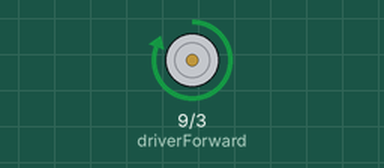
This sketch was run on a simulated Arduino Uno, built with avr-gcc and run on an emulated ATmega328P. Shown: motor-driver pin pairs drawn as motors (green arrow = first pin HIGH = forward, orange = second pin HIGH = backward, longer = more drive, scaled by the enable pin).

Above: at 1.0 s.
At 3.0 s:
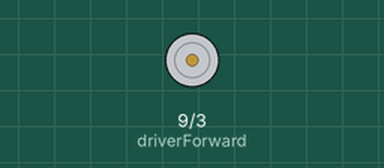
At 11.2 s:
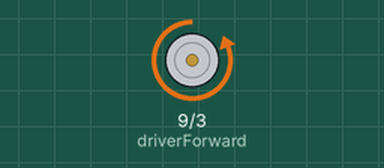
Timing chart, 0 to 15.9 s (numbered marks = the images above):
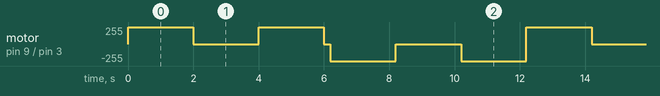

Measured:
- by itself, motor on pin 9 (driverForward) / pin 3 (driverBackward): repeats every 12.2 s: stopped 2.0 s, forward 255/255 2.0 s, stopped 0.20 s, backward 255/255 2.0 s, stopped 2.0 s, backward 255/255 2.0 s, forward 255/255 2.0 s

The sketch:

MotorDriverExample-Dec-11-CLASSWORK.ino
```cpp
int driverForward = 9; //This is the 2nd pin on the L293D driver module, TX instruments label this as 'in1' which i've put as the 'forward direction'. This should turn the motor one way.
int driverBackward = 3; //This is the 7th pin on the L293D driver module, TX instruments labels this as 'in2' which i've put as the 'backward direction' This should turn the motor the other way.
int driverEnaPin = 5; //This is the 'ENA1' pin on the L293D driver module (first pin), used to enable the driver and allow the motor to move.


void setup() {
  // put your setup code here, to run once:
  pinMode(driverForward, OUTPUT); //sets all of these digital pins to output
  pinMode(driverBackward, OUTPUT);
  pinMode(driverEnaPin, OUTPUT);
}

void loop() {
  // put your main code here, to run repeatedly:
  digitalWrite(driverEnaPin, HIGH); //enables the motor
  analogWrite(driverForward, 255); //can set this to go forward or backward by labelling either as high or low or both the same (motor off)
  digitalWrite(driverBackward, LOW);
  delay(2000);
  analogWrite(driverForward, 0);
  delay(2000);
  analogWrite(driverForward, 255); //255 is highest pwm
  delay(2000);
  digitalWrite(driverForward, LOW);
  digitalWrite(driverBackward, LOW); //direction switch
  delay(200);
  analogWrite(driverBackward, 255);
  delay(2000);
  analogWrite(driverBackward, 0);
  delay(2000);
  analogWrite(driverBackward, 255);
  delay(2000);
}
```
